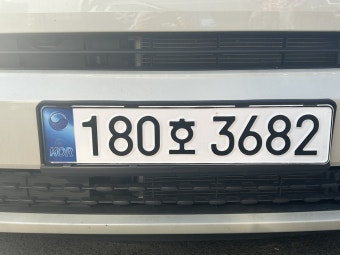
#> input picture opencv_basic/car.jpg, 340 x 255 px
$ python study.py
#> lines starting #> are read from the running program, lines starting #| are printed output that depends on the picture; after the words box and inside, x2 and y2 are one past the last pixel; in counts of white or black regions, pixels touching at a corner belong together
import cv2
import numpy as np
import easyocr


# 1. 이미지 읽기
image = cv2.imread("car.jpg")
#> image is the input picture: shape (255, 340, 3); mean B, G, R 134.8, 136.4, 133.5

# 번호판 위치 찾기용 전처리

# 2. 전체 이미지 Grayscale
gray = cv2.cvtColor(image, cv2.COLOR_BGR2GRAY)

# 3. Noise 감소
blur = cv2.GaussianBlur(gray, (5, 5), 0)

# 4. Edge 검출
edges = cv2.Canny(blur, 100, 200)
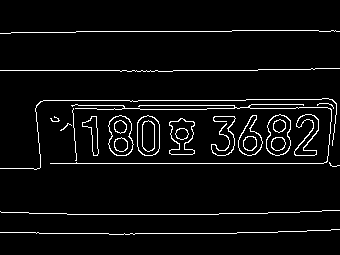
#> edges: shape (255, 340); 4.9% white in thin lines or dots, all inside (x1, y1, x2, y2) = (0, 30, 340, 235)

# 5. 끊어진 Edge를 조금 연결
kernel = np.ones((3, 3), np.uint8)

closed = cv2.morphologyEx(
    edges,
    cv2.MORPH_CLOSE,
    kernel
)
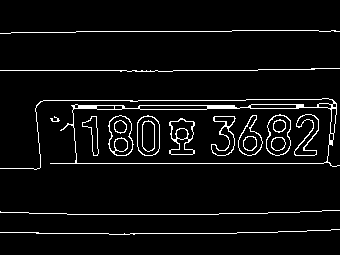
#> closed: shape (255, 340); 5.2% white in thin lines or dots, all inside (x1, y1, x2, y2) = (0, 30, 340, 235)
# 번호판 후보 찾기
# 6. Contour 찾기
contours, _ = cv2.findContours(
    closed,
    cv2.RETR_EXTERNAL,
    cv2.CHAIN_APPROX_SIMPLE
)
#> contours = 6 contours, 5 with area under 20; largest, box (x1, y1, x2, y2) and area: (0, 98, 340, 170) 14982

plate = None
best_area = 0

# 7. 찾은 Contour들을 하나씩 검사
for contour in contours:

    # 수동으로 잡던 Crop 좌표를 countour로 부터 자동으로 만들어주는 역할
    x, y, w, h = cv2.boundingRect(contour)

    # 사각형 넓이
    area = w * h

    # 가로 / 세로 비율
    ratio = w / h

    # 번호판처럼 가로로 긴 사각형만 후보로 선택
    if 2.5 < ratio < 6.0 and area > 500:

        # 후보가 여러 개라면 가장 큰 것을 사용
        if area > best_area:
            best_area = area
            plate = image[y:y+h, x:x+w]

            cv2.rectangle(
        image,
        (x, y),
        (x+w, y+h),
        (0, 255, 0),
        2
    )
#> this loop made 6 passes
#> (x, y, w, h, area, ratio, best_area) on pass 4: (0, 98, 340, 72, 24480, 4.72, 24480)
#> (x, y, w, h, area, ratio) on passes 1, 2, 3, 5, 6: (0, 229, 340, 6, 2040, 56.67), (0, 210, 340, 5, 1700, 68), (50, 116, 10, 6, 60, 1.67), (0, 68, 340, 4, 1360, 85), (0, 30, 340, 4, 1360, 85)
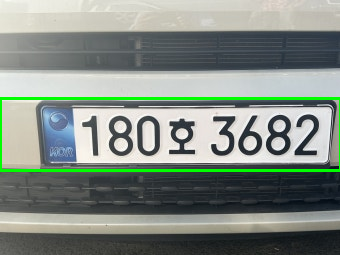
#> image: shape (255, 340, 3); 2.59% of pixels changed, all inside (x1, y1, x2, y2) = (0, 97, 340, 172)
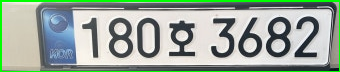
#> plate: shape (72, 340, 3); mean B, G, R 157.3, 169.8, 155.2
#> after the loop, best_area = 24480

# 번호판 OCR용 전처리
if plate is not None:

    plate_gray = cv2.cvtColor(
        plate,
        cv2.COLOR_BGR2GRAY
    )
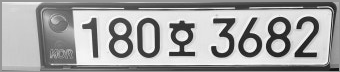
#> plate_gray: shape (72, 340); min 18, max 255, mean 164

    plate_blur = cv2.GaussianBlur(
        plate_gray,
        (3, 3),
        0
    )
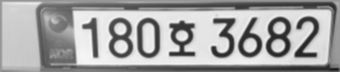
#> plate_blur: shape (72, 340); min 22, max 247, mean 163.8

    plate_binary = cv2.adaptiveThreshold(
        plate_blur,
        255,
        cv2.ADAPTIVE_THRESH_GAUSSIAN_C,
        cv2.THRESH_BINARY,
        11,
        2
    )
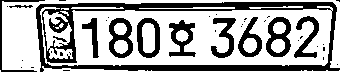
#> plate_binary: shape (72, 340); 65.2% white; 40 black regions (28 under 20 px), largest, box (x1, y1, x2, y2) and area: (36, 2, 340, 72) 4655, (266, 17, 291, 57) 516, (109, 18, 133, 58) 504
    # OCR
#> (the run stopped early here; a loop or call above may not have finished)
